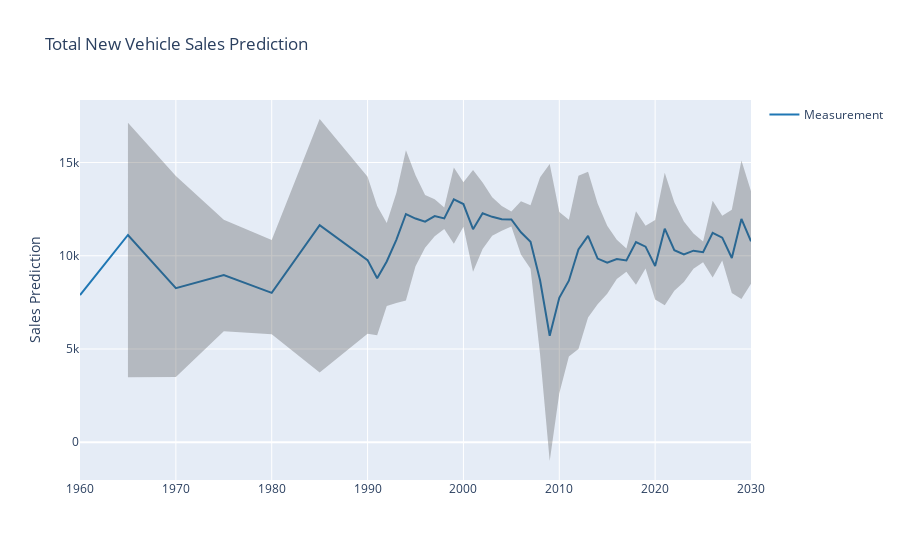

The notebook cell saved with this chart:
### Code cell
fig = go.Figure([
    go.Scatter(
        name='Measurement',
        x=df['year'],
        y=df['sales'],
        mode='lines',
        line=dict(color='rgb(31, 119, 180)'),
    ),
    go.Scatter(
        name='Upper Bound',
        x=df['year'],
        y=df['ub'],
        mode='lines',
        marker=dict(color="#444"),
        line=dict(width=0),
        showlegend=False
    ),
    go.Scatter(
        name='Lower Bound',
        x=df['year'],
        y=df['lb'],
        marker=dict(color="#444"),
        line=dict(width=0),
        mode='lines',
        fillcolor='rgba(68, 68, 68, 0.3)',
        fill='tonexty',
        showlegend=False
    )
])
fig.update_layout(
    yaxis_title='Sales Prediction',
    title='Total New Vehicle Sales Prediction',
    hovermode="x"
)
fig.show()
